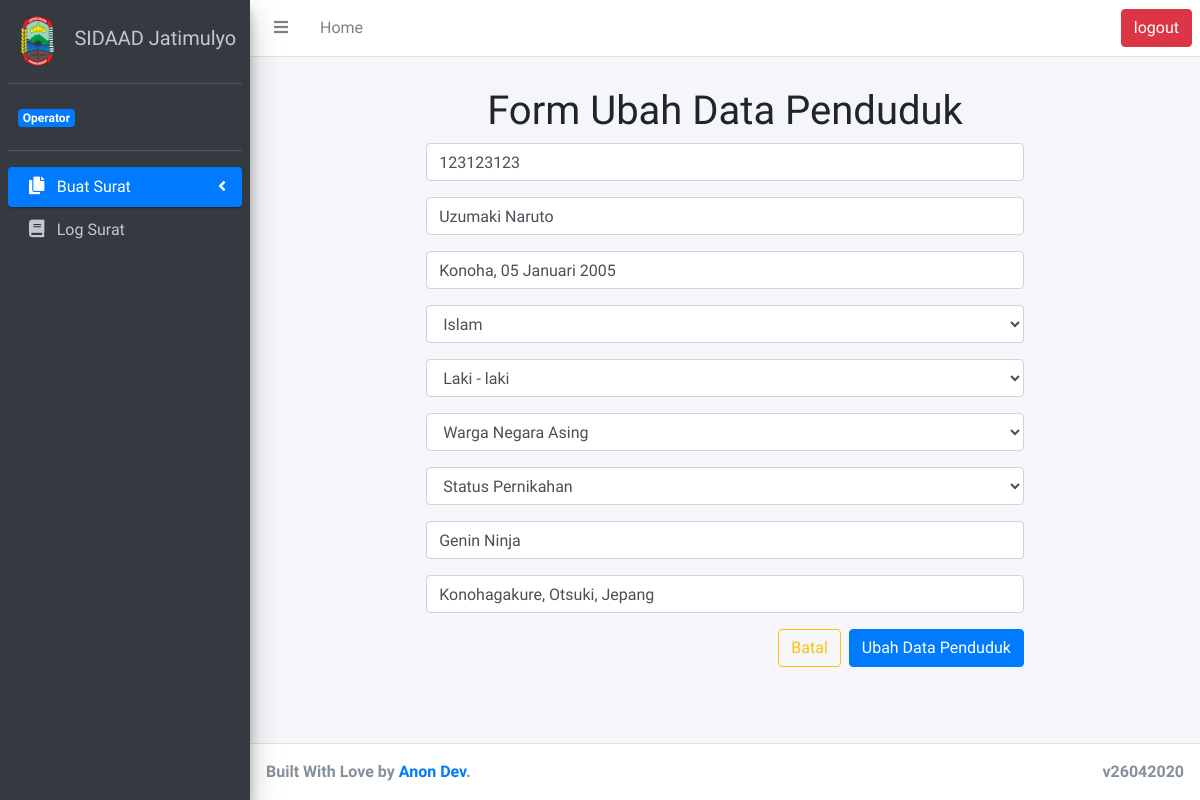
The app's page /DataPenduduk/ubah/123123123 with its own data.
### tables this page shows
CREATE TABLE `data_penduduk` (
  `nik` varchar(20) NOT NULL,
  `nama` varchar(100) NOT NULL,
  `ttl` varchar(100) NOT NULL,
  `agama` varchar(20) NOT NULL,
  `jkel` varchar(20) NOT NULL,
  `kewarganegaraan` varchar(20) NOT NULL,
  `status` varchar(20) NOT NULL,
  `pekerjaan` varchar(100) NOT NULL,
  `alamat` varchar(100) NOT NULL
);

### application/controllers/DataPenduduk.php (called while the page is built, shortened)
<?php
class DataPenduduk extends CI_Controller {
  public function __construct()
  {
    $this->load->library('form_validation');
  }
  public function ubah(){
    global $data;
    $data['title'] = "Ubah Data Penduduk";
      $this->form_validation->set_rules('nik', 'NIK', 'required');
      $this->form_validation->set_rules('nama', 'Nama', 'required');
      $this->form_validation->set_rules('ttl', 'Tempat Tanggal Lahir', 'required');
      $nik = $this->uri->segment(3);
      if ($this->form_validation->run() == FALSE){
        $data['penduduk'] = $this->M_Operator->getSingleData($nik);
        $this->load->view('templates/header_template', $data);
        $this->load->view('ubah_data_penduduk.php', $data);
        $this->load->view('templates/footer_template');
      }else{
        $this->M_Operator->ubahDataPenduduk();
        $this->session->set_flashdata('flash_ubah', 'Diubah');
        redirect('DataPenduduk');
      }
  }
}

### index.php (called while the page is built, shortened)
<?php
require_once BASEPATH.'core/CodeIgniter.php';

### application/models/M_Operator.php (called while the page is built, shortened)
<?php
class M_Operator extends CI_Model{
  public function getSingleData($nik){
    return $this->db->get_where('data_penduduk', ['nik' => $nik])->row_array();
  }
}

### application/views/ubah_data_penduduk.php (the view, shortened to what this page needs)
<div class="container m-auto">
  <div class="row justify-content-center">
    <h1>Form Ubah Data Penduduk</h1>
    <form action="<?= base_url('DataPenduduk/ubah') ?>" method="post" class="col col-10 col-md-8 ">
      <div class="form-group">
        <input type="text" class="form-control" name="nik" id="nik" aria-describedby="helpId" placeholder="Nomor Induk Kependudukan" value="<?= $penduduk['nik'] ?>">
      </div>
      <div class="form-group">
        <input type="text" class="form-control" name="nama" id="" aria-describedby="helpId" placeholder="Nama Lengkap" value="<?= $penduduk['nama'] ?>">
      </div>
      <div class="form-group">
        <input type="text" class="form-control" name="ttl" id="ttl" aria-describedby="helpId" placeholder="Tempat, Tanggal Lahir" value="<?= $penduduk['ttl'] ?>">
      </div>
      <div class="form-group">
        <select class="form-control" name="agama" id="agama">
          <?php foreach ($agama as $a) : ?>
            <?php if ($penduduk['agama'] == $a) : ?>
              <option value="<?=$a ?>" selected><?= $a ?></option>
            <?php else : ?>
              <option value="<?=$a ?>"><?= $a ?></option>
            <?php endif; ?>
          <?php endforeach; ?>
        </select>
      </div>
      <div class="form-group">
        <select class="form-control" name="jkel" id="jkel">
          <?php foreach ($jkel as $a) : ?>
            <?php if ($penduduk['jkel'] == $a) : ?>
              <option value="<?=$a ?>" selected><?= $a ?></option>
            <?php else : ?>
              <option value="<?=$a ?>"><?= $a ?></option>
            <?php endif; ?>
          <?php endforeach; ?>
        </select>
      </div>
      <div class="form-group">
        <select class="form-control" name="kewarganegaraan" id="kewarganegaraan">
          <?php foreach ($kewarganegaraan as $a) : ?>
            <?php if ($penduduk['kewarganegaraan'] == $a) : ?>
              <option value="<?=$a ?>" selected><?= $a ?></option>
            <?php else : ?>
              <option value="<?=$a ?>"><?= $a ?></option>
            <?php endif; ?>
          <?php endforeach; ?>
        </select>
      </div>
      <div class="form-group">
        <select class="form-control" name="status" id="status">
          <option value="" disabled selected>Status Pernikahan</option>
        </select>
      </div>
      <div class="form-group">
        <input type="text" class="form-control" name="pekerjaan" id="pekerjaan" aria-describedby="helpId" placeholder="Pekerjaan" value="<?= $penduduk['pekerjaan'] ?>">
      </div>
      <div class="form-group">
        <input type="text" class="form-control" name="alamat" id="alamat" aria-describedby="helpId" placeholder="Alamat" value="<?= $penduduk['alamat'] ?>">
      </div>
      <div class="btn-navigasi" style="display: flex; justify-content: flex-end">
        <a name="" id="" class="btn btn-outline-warning mr-2" href="<?= base_url('DataPenduduk') ?>" role="button">Batal</a>
        <button type="submit" class="btn btn-primary" name="btn_tambah">Ubah Data Penduduk</button>
      </div>
    </form>
  </div>
</div>

### records on screen
data_penduduk: nik "123123123", nama "Uzumaki Naruto", ttl "Konoha, 05 Januari 2005", agama "Islam", jkel "Laki - laki", kewarganegaraan "Warga Negara Asing", pekerjaan "Genin Ninja", alamat "Konohagakure, Otsuki, Jepang"

### other values on screen
$role "Operator"
